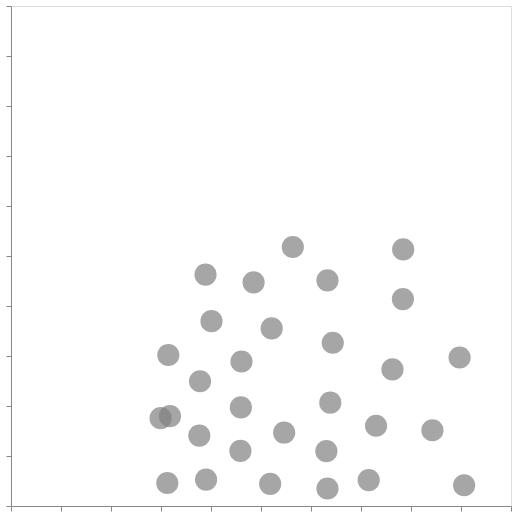

Notebook cell for this chart:
### Code cell
# # test 
c = create_plot()[0]
c.show()
vegalite_to_vega(c, id_num = 10)

### Figure 1 — Vega-Lite specification as saved in the notebook (floating-point values rounded to 4 significant figures)
{"config": {"view": {"continuousWidth": 300, "continuousHeight": 300}}, "data": {"name": "data-ce7c4084c7ea63ad64c83fc8a1516714"}, "mark": {"type": "point", "color": "gray", "filled": true, "size": 490.9}, "encoding": {"x": {"axis": {"labels": false, "grid": false, "title": null}, "field": "column_0", "scale": {"domain": [0, 500]}, "type": "quantitative"}, "y": {"axis": {"labels": false, "grid": false, "title": null}, "field": "column_1", "scale": {"domain": [0, 500]}, "type": "quantitative"}}, "height": 500, "width": 500, "$schema": "https://vega.github.io/schema/vega-lite/v6.1.0.json", "datasets": {"data-ce7c4084c7ea63ad64c83fc8a1516714": [{"column_0": 259.2, "column_1": 22.15}, {"column_0": 273.2, "column_1": 73.46}, {"column_0": 229.4, "column_1": 55.1}, {"column_0": 315.4, "column_1": 54.85}, {"column_0": 189.0, "column_1": 124.8}, {"column_0": 319.3, "column_1": 103.3}, {"column_0": 188.3, "column_1": 70.43}, {"column_0": 229.9, "column_1": 98.61}, {"column_0": 195.1, "column_1": 26.39}, {"column_0": 230.5, "column_1": 144.5}, {"column_0": 260.7, "column_1": 177.6}, {"column_0": 157.3, "column_1": 151.0}, {"column_0": 242.6, "column_1": 223.7}, {"column_0": 159.0, "column_1": 89.81}, {"column_0": 392.2, "column_1": 256.6}, {"column_0": 381.4, "column_1": 136.6}, {"column_0": 321.7, "column_1": 163.3}, {"column_0": 365.1, "column_1": 80.25}, {"column_0": 316.5, "column_1": 225.7}, {"column_0": 391.9, "column_1": 206.9}, {"column_0": 281.8, "column_1": 259.0}, {"column_0": 316.5, "column_1": 17.51}, {"column_0": 149.6, "column_1": 87.83}, {"column_0": 156.3, "column_1": 23.03}, {"column_0": 194.5, "column_1": 231.4}, {"column_0": 200.5, "column_1": 184.8}, {"column_0": 421.4, "column_1": 75.79}, {"column_0": 357.7, "column_1": 25.88}, {"column_0": 448.6, "column_1": 148.5}, {"column_0": 453.1, "column_1": 20.71}]}}
